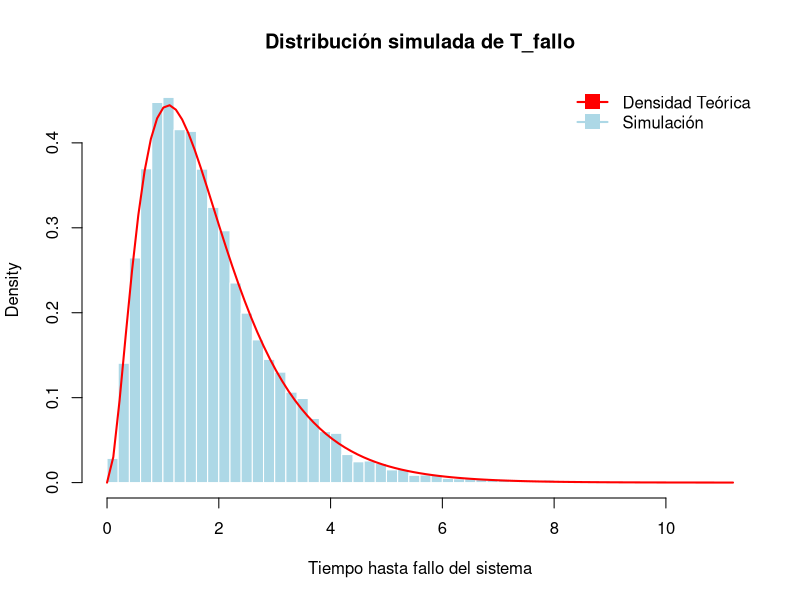
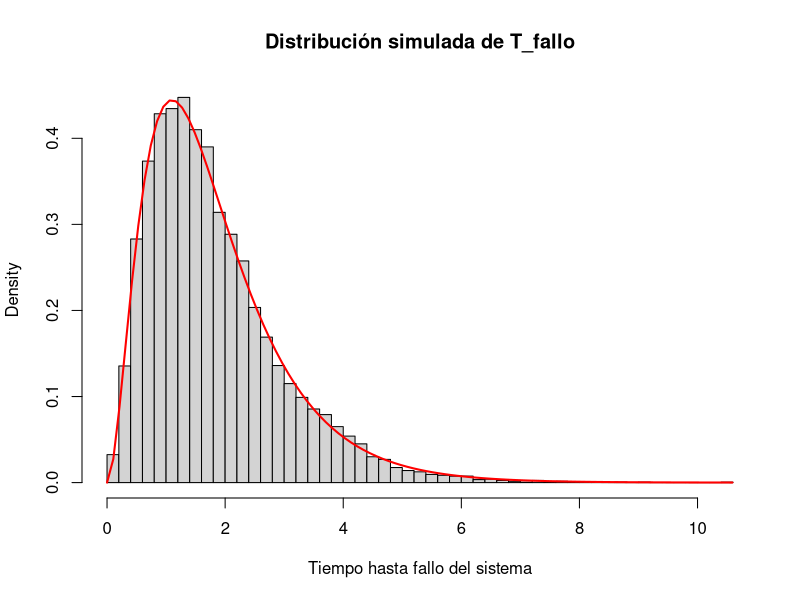

Write R code to recreate these figures, in order. (Note: this script raises an error after producing the figures.)
## ---- chunk 1
knitr::opts_chunk$set(echo = TRUE)
## ---- chunk 2
simulate_buffer_overflow <- function(){
  capacidad_buffer = 100
  dias = 0
  paquetes_en_buffer = 0
  
  while (paquetes_en_buffer <= capacidad_buffer) {
    dias = dias + 1
    dia_ocupado = sample(0:1, 1, prob = c(0.30, 0.7))
    
    
  if(dia_ocupado == 0){
    lam_llegadas = 15
    }else{
      lam_llegadas = 5
    }
    
  
    paquetes_llegados <- rpois(1, lam_llegadas)
    
    lam_procesados <- 7
    paquetes_procesados <- rpois(1,lam_procesados)
    
    paquetes_en_buffer <- paquetes_en_buffer + paquetes_llegados - paquetes_procesados
    
    if (paquetes_en_buffer < 0){
      paquetes_en_buffer <-0
    }
    
  }
  return(dias)
}

dias_hastaoverflow <- simulate_buffer_overflow()
## ---- chunk 3
sims = replicate(10000, simulate_buffer_overflow())

probs = sum(sims)/10000
## ---- chunk 4

num_simulaciones = 10000
lambda = 1
  
  set.seed(123)
  maquina1 = rexp(num_simulaciones, lambda)
  maquina2 = rexp(num_simulaciones, lambda)
  maquina3 = rexp(num_simulaciones, lambda)
  
  
  shutdown_sims = pmax(maquina1, maquina2, maquina3)
  

## ---- chunk 5

 num_simulaciones = 10000
lambda = 1
  
  set.seed(123)
  maquina1 = rexp(num_simulaciones, lambda)
  maquina2 = rexp(num_simulaciones, lambda)
  maquina3 = rexp(num_simulaciones, lambda)
  
  
  shutdown_sims = pmax(maquina1, maquina2, maquina3)
  
    hist(shutdown_sims, probability = TRUE, breaks = 50,
       main = "Distribución simulada de T_fallo",
       xlab = "Tiempo hasta fallo del sistema",
       col = "lightblue", border = "white") 
    
     curve(3 * (1 - exp(-x))^2 * exp(-x), col = "red", add = TRUE, lwd = 2)
     dev.flush()
     
     legend("topright", legend = c("Densidad Teórica", "Simulación"),
         col = c("red", "lightblue"), lwd = 2, pch = 15, pt.cex = 2, bty = "n")


## ---- chunk 6
f_theo <- function(t) {
  ifelse(t >= 0, 3 * (1 - exp(-t))^2 * exp(-t), 0)
}

num_simulaciones <- 10000
  lambda <- 1

maquina1 = rexp(num_simulaciones, lambda)
maquina2 = rexp(num_simulaciones, lambda)
maquina3 = rexp(num_simulaciones, lambda)

shutdown_sims = pmax(maquina1, maquina2, maquina3)

hist(shutdown_sims, probability = TRUE, breaks = 50,
     main = "Distribución simulada de T_fallo",
     xlab = "Tiempo hasta fallo del sistema",)

curve(f_theo(x), from = 0, to = max(shutdown_sims), 
      col = "red", lwd = 2, add = TRUE)


 ...
## ---- chunk 7
  
simulate_empty = function(n_serv, n_datablocks) {
    
   asignar_servidores = sample(1:n_serv, n_datablocks, replace = TRUE)
    
  
    contar_serv = table(asignar_servidores)
    
   
    serv_vacios = n_serv - length(contar_serv)
    
    serv_vacios
}

n_serv = 10
  n_datablocks = 20
  simulate_empty(n_serv, n_datablocks)



## ---- chunk 8
n_serv <- 10
  n_datablocks <- 7
  num_simulations <- 10000
  
  resultados <- replicate(num_simulations, simulate_empty(n_serv, n_datablocks))
  
  
  Tabla <- table(resultados) / num_simulations
  
 
  print(Tabla)


## ---- chunk 9

distribution_empty = function(n_servers, n_datablocks, n_sims) {
   
    simulate_empty = function(n_servers, n_datablocks) {
    
      assigned_servers = sample(1:n_servers, n_datablocks, replace = TRUE)
      
     
      server_counts = table(assigned_servers)
     
      empty_servers = n_servers - length(server_counts)
      
      return(empty_servers)
    }
    
  
    results = replicate(n_sims, simulate_empty(n_servers, n_datablocks))
    
    
    freq_table = table(results) / n_sims
    
    prob_distribution = as.data.frame(freq_table)
    colnames(prob_distribution) = c("E (Empty Servers)", "Probability")
    
    return(prob_distribution)
  }
  

  n_servers <- 10
  n_datablocks <- 7
  n_sims <- 10000
  
 
  distribution <- distribution_empty(n_servers, n_datablocks, n_sims)
  print(distribution)

## ---- chunk 10
 n_servers <- 5
  n_datablocks <- 13
  n_sims <- 10000
  
 
  distribution <- distribution_empty(n_servers, n_datablocks, n_sims)
  
 
  library(ggplot2)
  
  ggplot(distribution, aes(x = `E (Empty Servers)`, y = Probability)) +
    geom_bar(stat = "identity", fill = "lightblue", color = "black") +
    labs(title = "Distribución de Probabilidad de Servidores Vacíos",
         subtitle = "13 bloques de datos distribuidos en 5 servidores",
         x = "Número de servidores vacíos (E)", y = "Probabilidad") +
    theme_minimal()
  

## ---- chunk 11
simulate_all = function(n_sims){
  d = rpois(n_sims, 10)
  h = rbinom(n_sims, d, 0.6)
  
  e_high = mapply(function(h){
    if(h>0){
      sum(rnorm(h, 6, 0.75))
    }else{
      0
    }
  }, h)
  
  d_normal = d - h
  e_normal = mapply(function(dn){
    if (dn > 0){
      sum(rnorm(dn, 4, 0.75))
    } else {
      0
    }
  }, d_normal)
  e = e_high + e_normal 
  
  resultados = cbind(d, h, e)
  colnames(resultados) = c("d", "h", "e")
  
  return(resultados)
}





## ---- chunk 12
sim_h_e = function(n_sims){
  d = rpois(n_sims, 10)
  h = rbinom(n_sims, d, 0.6)
  
  e_high = mapply(function(h){
    if(h>0){
      sum(rnorm(h, 6, 0.75))
    }else{
      0
    }
  }, h)
  d_normal = d - h
  e_normal = mapply(function(dn){
    if (dn > 0){
      sum(rnorm(dn, 4, 0.75))
    } else {
      0
    }
  }, d_normal)
  e = e_high + e_normal 
  
  resultados = cbind(h, e)
  colnames(resultados) = c("h", "e")
  
  return(resultados)
  }
## ---- chunk 13
# ????
## ---- chunk 14
# ?????????/
